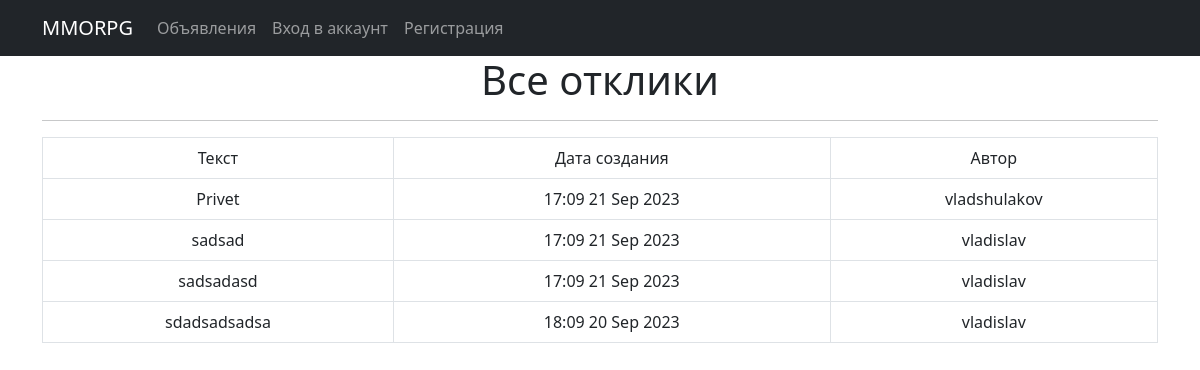
The page /replies/ on the database as committed earlier.
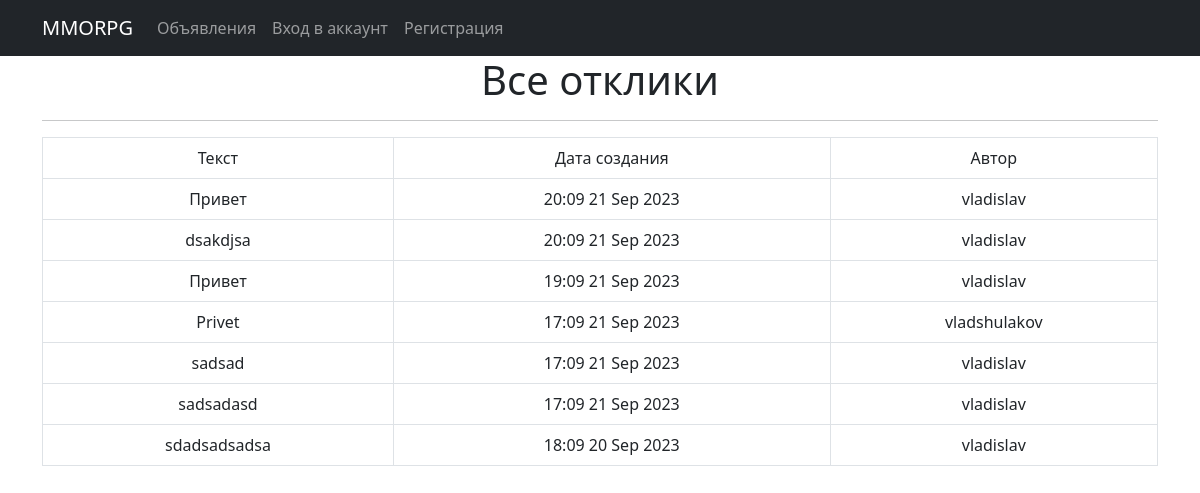
The same page on the database as committed later.
### mmo/models.py (models this page shows, shortened)
class Reply(models.Model):
    reply_text = models.TextField()
    time_create = models.DateTimeField(auto_now_add=True)
    user = models.ForeignKey(User, on_delete=models.CASCADE, null=True)
    post = models.ForeignKey(Post, on_delete=models.CASCADE, null=True)
    accepted = models.BooleanField(default=False)

### mmo/views.py (the view)
# urls.py: path('replies/', ReplyList.as_view(), name='replies'),
class ReplyList(ListView):
    model = Reply
    template_name = 'replies.html'
    ordering = '-time_create'
    context_object_name = 'replies'

### templates/replies.html (shortened to what this page needs)
{% extends 'flatpages/default.html' %}
{% block content %}
<h1>Все отклики</h1>
<hr>
{% if replies %}
       <table class="table table-bordered">
           <tr>
               <td>Текст</td>
               <td>Дата создания</td>
               <td>Автор</td>
           </tr>
           {% for r in replies %}
           <tr>
               <td>{{ r.reply_text }}</a></td>
               <td>{{ r.time_create|date:'H:m d M Y' }}</td>
               <td>{{ r.user }}</td>
           </tr>
           {% endfor %}
       </table>
   {% else %}
       <h2>Откликов нет!</h2>
   {% endif %}
{% endblock content %}

Rows that differ between the two databases and show on the page:
added Reply: reply_text "Привет", time_create "20:09 21 Sep 2023", user "vladislav"
added Reply: reply_text "dsakdjsa", time_create "20:09 21 Sep 2023", user "vladislav"
added Reply: reply_text "Привет", time_create "19:09 21 Sep 2023", user "vladislav"
